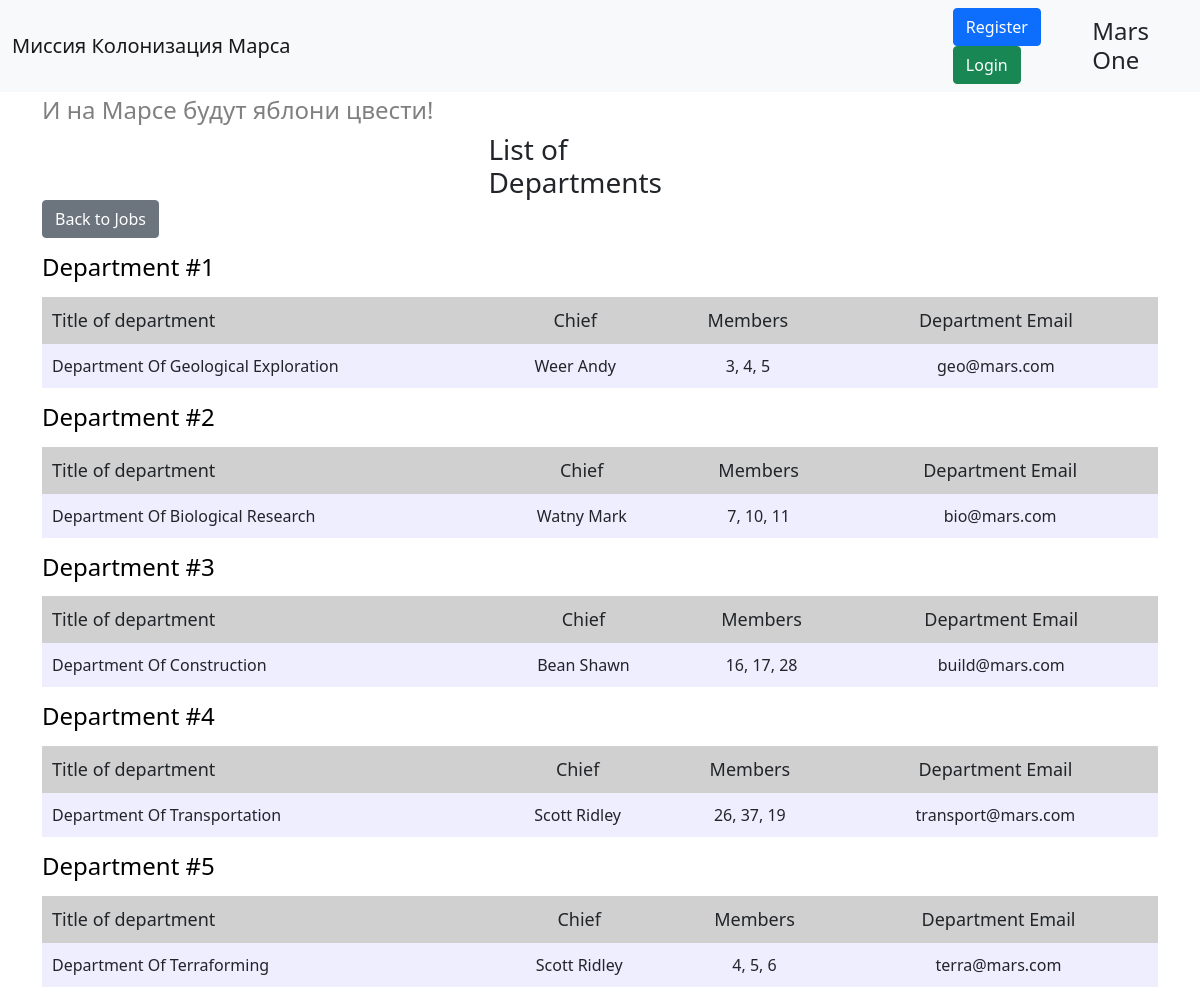
/departments, run on an earlier commit of the app's database.
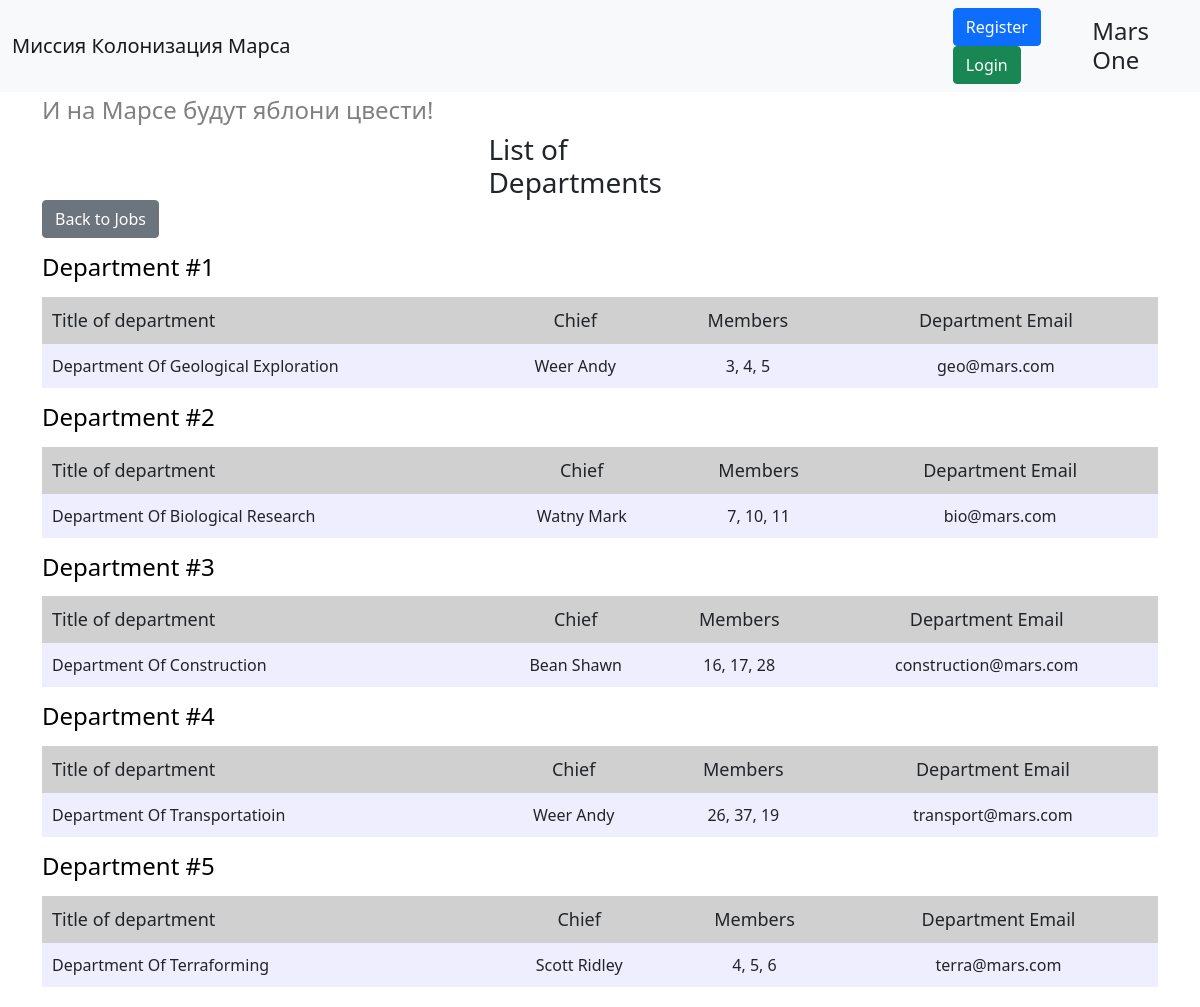
And on a later commit of the database.
### __all_models.py (models this page shows)
class Department(SqlAlchemyBase):
    __tablename__ = "departments"
    id = Column(Integer, primary_key=True, autoincrement=True)
    title = Column(String)
    chief = Column(Integer, ForeignKey("users.id"))
    members = Column(String)
    email = Column(String)

class User(SqlAlchemyBase, UserMixin):
    __tablename__ = 'users'
    id = Column(Integer, primary_key=True, autoincrement=True)
    surname = Column(String)
    name = Column(String)
    age = Column(Integer)
    position = Column(String)
    speciality = Column(String)
    address = Column(String)
    email = Column(String, unique=True)
    hashed_password = Column(String, default="password")
    modified_date = Column(DateTime, default=datetime.now)

### app.py (the view)
@app.route("/departments")
def departments():
    records = session.query(Department, User).join(User).all()
    return render_template("departments.html", title="List of Departments",
                           records=records, current_user=current_user)

### templates/departments.html (shortened to what this page needs)
{% extends "base.html" %}
{% block content %}
<h3 class="title">List of Departments</h3>
<a href="{{ url_for('works_log') }}" class="btn btn-secondary">Back to Jobs</a>
{% for department, user in records %}
<a href="/department/{{ department.id }}" class="link"><h4 class="action">Department #{{ loop.index }}</h4></a>
<div class="table-wrapper">
    <table>
        <tr>
            <th>Title of department</th>
            <th>Chief</th>
            <th>Members</th>
            <th>Department Email</th>
        </tr>
            <tr>
                <td style="width: 40%;">{{ department.title }}</td>
                <td>{{ user.surname }} {{ user.name }}</td>
                <td>{{ department.members }}</td>
                <td>{{ department.email }}</td>
            </tr>
    </table>
</div>
{% endfor %}
{% endblock %}

What changed in the data, as far as the page shows it:
changed Department "Department Of Construction": email "build@mars.com" → "construction@mars.com"
changed Department "transport@mars.com": title "Department Of Transportation" → "Department Of Transportatioin"; surname "Scott" → "Weer"; name "Ridley" → "Andy"
